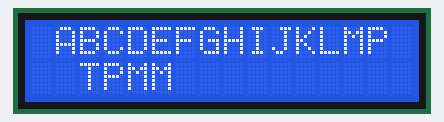
Simulated run of this sketch. Board: Arduino Uno, built with avr-gcc and run on an emulated ATmega328P. Shown: 16×2 character LCD.

Above: at 0.1 s.
At 4.1 s:
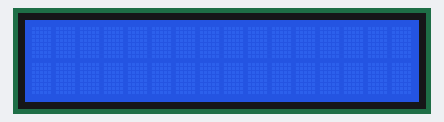

The sketch:

Tutorial4-1.ino
```cpp
#include<LiquidCrystal.h>

LiquidCrystal lcd(12, 11, 5, 4, 3, 2);
void setup()
{
 lcd.begin(16, 2);
}

void loop()
{
  lcd.setCursor(1,0);
  lcd.print("ABCDEFGHIJKLMP");
  lcd.setCursor(2,1);
  lcd.print("TPMM");
  delay(4000);
  lcd.clear();
  delay(5000);
}
```

Measured:
- what the display in image 1 shows lasts 5.0 s, from 4.1 s to 9.1 s
